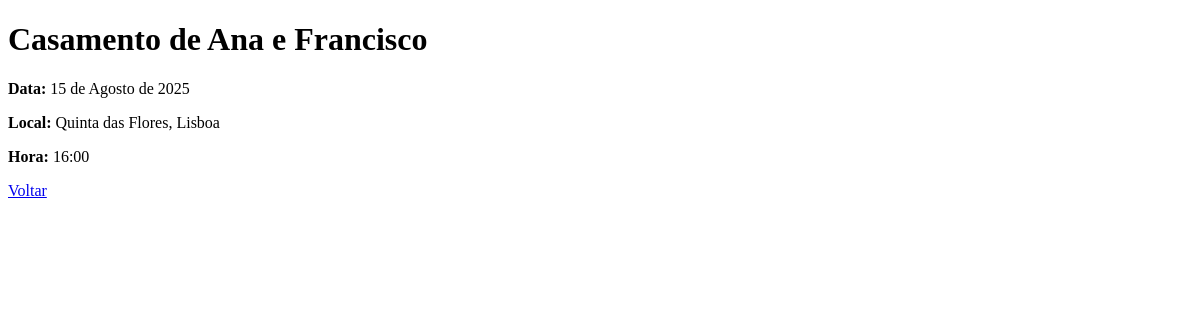
The page /casamento on the database as committed earlier.
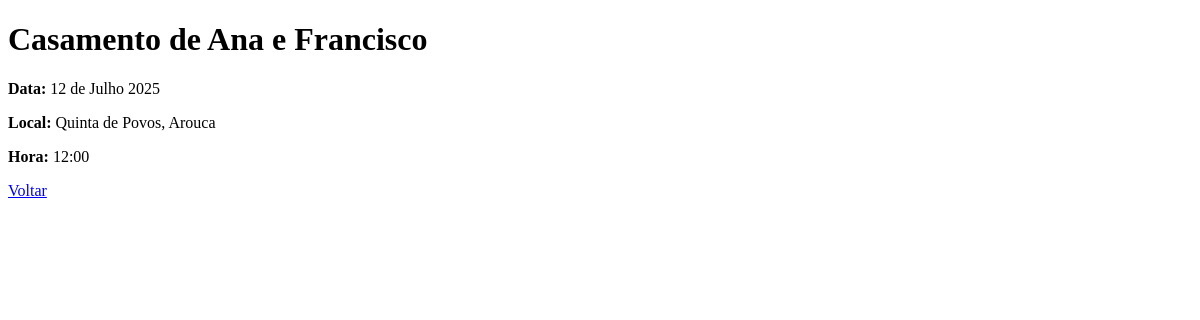
The same page on the database as committed later.
### tables this page shows
CREATE TABLE casamento (
                id INTEGER PRIMARY KEY,
                data TEXT NOT NULL,
                local TEXT NOT NULL,
                hora TEXT NOT NULL
            );

### app.py (the view)
@app.route('/casamento')
def casamento():
    casamento_info = get_casamento_details()
    return render_template('casamento.html', casamento=casamento_info)

### casamento.py (called while the page is built)
def get_db_connection():
    try:
        conn = sqlite3.connect(DATABASE_PATH)
        conn.row_factory = sqlite3.Row
        return conn
    except sqlite3.Error as e:
        print(f"Erro ao conectar ao banco de dados: {e}")
        raise

def get_casamento_details():
    conn = get_db_connection()
    try:
        casamento_info = conn.execute('SELECT * FROM casamento WHERE id = 1').fetchone()
        return casamento_info
    except sqlite3.Error as e:
        print(f"Erro ao buscar detalhes do casamento: {e}")
        return None
    finally:
        conn.close()

### templates/casamento.html (shortened to what this page needs)
<!DOCTYPE html>
<html lang="pt">
<head>
</head>
<body>
    <h1>Casamento de Ana e Francisco </h1>
    <p><strong>Data:</strong> {{ casamento.data }}</p>
    <p><strong>Local:</strong> {{ casamento.local }}</p>
    <p><strong>Hora:</strong> {{ casamento.hora }}</p>
    <a href="/">Voltar</a>
</body>
</html>

Rows that differ between the two databases and show on the page:
changed casamento: data "15 de Agosto de 2025" → "12 de Julho 2025"; local "Quinta das Flores, Lisboa" → "Quinta de Povos, Arouca"; hora "16:00" → "12:00"
